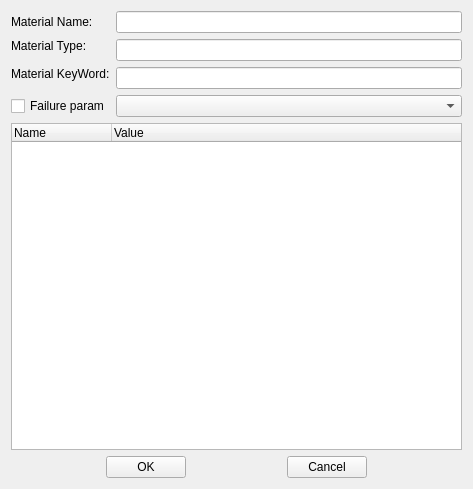
<?xml version="1.0" encoding="UTF-8"?>
<ui version="4.0">
 <class>GUIMaterialPropDialog</class>
 <widget class="QWidget" name="GUIMaterialPropDialog">
  <property name="geometry">
   <rect>
    <x>0</x>
    <y>0</y>
    <width>473</width>
    <height>489</height>
   </rect>
  </property>
  <property name="windowTitle">
   <string/>
  </property>
  <layout class="QGridLayout" name="gridLayout">
   <item row="0" column="0">
    <widget class="QLabel" name="label_name">
     <property name="text">
      <string>Material Name:</string>
     </property>
    </widget>
   </item>
   <item row="0" column="1">
    <widget class="QLineEdit" name="lineEdit_name">
     <property name="minimumSize">
      <size>
       <width>120</width>
       <height>0</height>
      </size>
     </property>
    </widget>
   </item>
   <item row="1" column="0">
    <widget class="QLabel" name="label_matID">
     <property name="text">
      <string>Material Type:</string>
     </property>
    </widget>
   </item>
   <item row="1" column="1" rowspan="2">
    <widget class="QLineEdit" name="lineEdit_model">
     <property name="text">
      <string/>
     </property>
     <property name="readOnly">
      <bool>true</bool>
     </property>
    </widget>
   </item>
   <item row="2" column="0" rowspan="2">
    <widget class="QLabel" name="label_model">
     <property name="text">
      <string>Material KeyWord:</string>
     </property>
    </widget>
   </item>
   <item row="3" column="1">
    <widget class="QLineEdit" name="lineEdit_matID">
     <property name="readOnly">
      <bool>true</bool>
     </property>
    </widget>
   </item>
   <item row="4" column="0">
    <widget class="QCheckBox" name="checkBoxFail">
     <property name="text">
      <string>Failure param</string>
     </property>
    </widget>
   </item>
   <item row="4" column="1">
    <widget class="QComboBox" name="comboBoxFail"/>
   </item>
   <item row="5" column="0" colspan="2">
    <widget class="QTreeWidget" name="treeWidget_parameter">
     <column>
      <property name="text">
       <string>Name</string>
      </property>
     </column>
     <column>
      <property name="text">
       <string>Value</string>
      </property>
     </column>
    </widget>
   </item>
   <item row="6" column="0" colspan="2">
    <layout class="QHBoxLayout" name="horizontalLayout_2">
     <item>
      <spacer name="horizontalSpacer">
       <property name="orientation">
        <enum>Qt::Horizontal</enum>
       </property>
       <property name="sizeHint" stdset="0">
        <size>
         <width>40</width>
         <height>20</height>
        </size>
       </property>
      </spacer>
     </item>
     <item>
      <widget class="QPushButton" name="pushButtonOK">
       <property name="text">
        <string>OK</string>
       </property>
      </widget>
     </item>
     <item>
      <spacer name="horizontalSpacer_3">
       <property name="orientation">
        <enum>Qt::Horizontal</enum>
       </property>
       <property name="sizeHint" stdset="0">
        <size>
         <width>40</width>
         <height>20</height>
        </size>
       </property>
      </spacer>
     </item>
     <item>
      <widget class="QPushButton" name="pushButtonCancel">
       <property name="text">
        <string>Cancel</string>
       </property>
      </widget>
     </item>
     <item>
      <spacer name="horizontalSpacer_2">
       <property name="orientation">
        <enum>Qt::Horizontal</enum>
       </property>
       <property name="sizeHint" stdset="0">
        <size>
         <width>40</width>
         <height>20</height>
        </size>
       </property>
      </spacer>
     </item>
    </layout>
   </item>
  </layout>
 </widget>
 <resources/>
 <connections/>
</ui>
